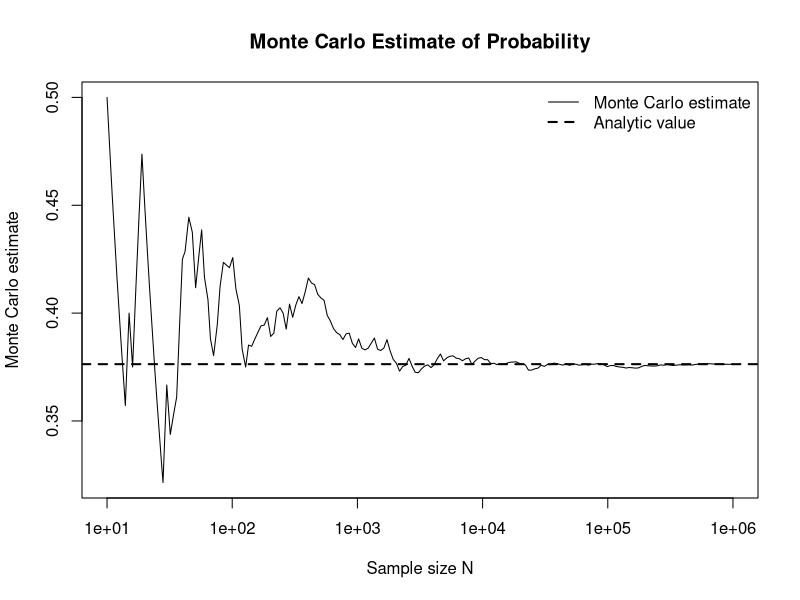

Write R code to recreate this figure.
set.seed(123)

p_true <- 23 * pi / 192
p_true

# sample size
Nmax <- 1e6

# Generate X,Y,Z
x <- runif(Nmax)
y <- runif(Nmax)
z <- runif(Nmax)

# Indicator for satisfying  inequalities
hit <- (x^2 + y^2 < z) & (z^2 > x * y)

# Estimate, sum(TRUE)/total
running_est <- cumsum(hit) / seq_len(Nmax)

# Sample sizes at which to plot the estimate
N_plot <- unique(round(10^seq(1, 6, length.out = 200)))

plot(
  N_plot,
  running_est[N_plot],
  type = "l",
  log = "x",
  xlab = "Sample size N",
  ylab = "Monte Carlo estimate",
  main = "Monte Carlo Estimate of Probability"
)


abline(h = p_true, lty = 2, lwd = 2)

legend(
  "topright",
  legend = c("Monte Carlo estimate", "Analytic value"),
  lty = c(1, 2),
  lwd = c(1, 2),
  bty = "n"
)

running_est[Nmax]
